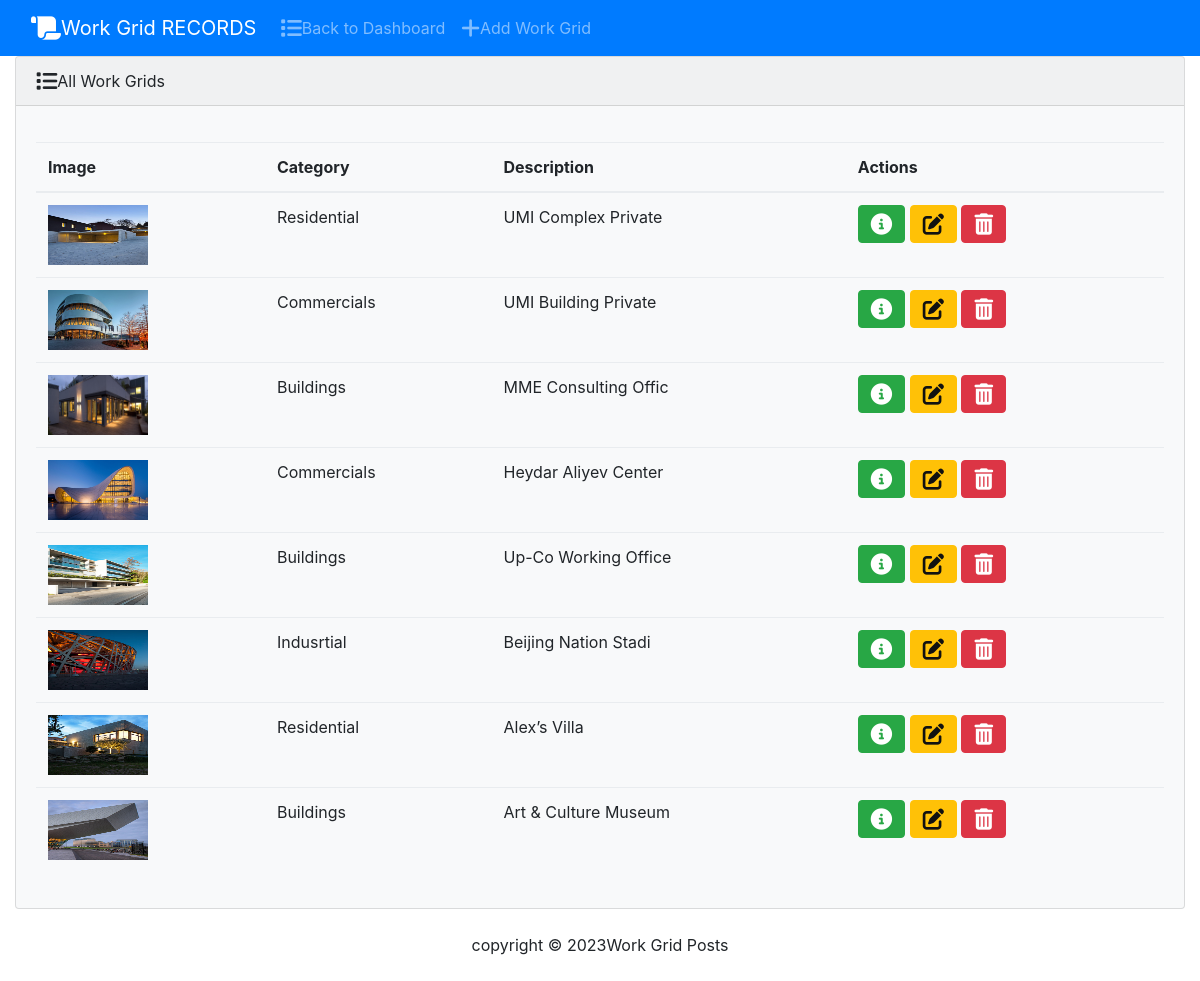
Screenshot of /workgrid_list with the database file from the repository.
### smproject/models.py (models this page shows, shortened)
class Workgrid(models.Model):
    ngrid_image = models.ImageField(null=True, blank=True, upload_to="images/")
    category = models.CharField(max_length=20, default='uncategorized')
    ngrid_description = models.CharField(max_length=20, null=True, blank=True)

### smproject/views.py (the view)
# urls.py: path('workgrid_list', WorkgridListView.as_view(), name='workgrid_list'),
class WorkgridListView(ListView):
    context_object_name = 'workgrids'
    model = models.Workgrid
    template_name = 'workgrid_list.html'

### smproject/templates/workgrid_list.html (shortened to what this page needs)
{% load static %}
<!DOCTYPE html>
<html>
<head>
  <link rel="stylesheet" href="https://cdnjs.cloudflare.com/ajax/libs/font-awesome/6.2.0/css/all.min.css" />
  <link rel="stylesheet" type="text/css" href="{% static 'css/font-awesome.min.css' %}">
  <link rel="stylesheet" type="text/css" href="{% static 'css/fontawesome-6.2/font-awesome.min.css' %}">
  <link href="{% static 'css/bootstrap.min.css' %}" rel="stylesheet">
<body class="d-flex flex-column min-vh-100">
   <nav class="navbar navbar-expand-lg navbar-dark bg-primary">
    <div class="container-fluid">
      <a class="navbar-brand" href="{% url 'workgrid_list' %}"><i class="fa-solid fa-scroll fa-lg"></i>Work Grid RECORDS</a>
      <div class="collapse navbar-collapse" id="navbarColor01">
        <ul class="navbar-nav me-auto">
          <li class="nav-item">
            <a class="nav-link" href="{% url 'dashboard' %}"><i class="fa-solid fa-list fa-lg"></i>Back to Dashboard</a>
          </li>
          <li class="nav-item">
            <a class="nav-link" href="{% url 'create_workgrid' %}"><i class="fa-solid fa-plus fa-lg"></i>Add Work Grid</a>
          </li>
        </ul>
      </div>
    </div>
  </nav>
        <div class="container-fluid">
            {% block body %}
            <div class="row">
              <div class="col-12">
                {% if workgrids %}
                <div class="card bg-light ms-4 me-4 mb-4">
                  <div class="card-header"><i class="fa-solid fa-list fa-lg"></i>All Work Grids</div>
                  <div class="card-body">
                    <p class="card-text">
                      <div class="table-responsive">
                        <table class="table table-hover">
                          <thead>
                            <tr>
                              <th scope="col">Image</th>
                              <th scope="col">Category</th>
                              <th scope="col">Description</th>
                              <th scope="col">Actions</th>
                            </tr>
                          </thead>
                          <tbody>
                            <tr>
                             {% for workgrid in workgrids %}
                             <tr>
                              <td><img src="{{ workgrid.ngrid_image.url }}" width="100" height="60" alt=""></td>
                              <td>{{workgrid.category}}</td>
                              <td>{{workgrid.ngrid_description}}</td>
                              <td>
                                <a class="btn btn-success me-1" href="{% url 'workgrid_details' workgrid.pk %}">
                                  <i class="fa-solid fa-circle-info fa-lg"></i>
                                </a>
                                  <a class="btn btn-warning me-1" href="{% url 'update_workgrid' workgrid.pk %}"><i class="fa-solid fa-pen-to-square fa-lg"></i></a>
                                <button type="button" class="btn btn-danger" data-bs-toggle="modal" data-bs-target="#delete{{workgrid.pk}}"><i class="fa-solid fa-trash-can fa-lg"></i></button>
                              </td>
                             {% endfor %}
                            </tr>
                          </tbody>
                        </table>
                      </div>
                    </p>
                  </div>
                </div>
                {% else %}
                <h5 class="alert alert-primary ms-4 me-4">No Records</h5>
                {% endif %}
              </div>
            </div>
            {% endblock %}
        </div>
        <footer class="mt-auto mb-4">
          <div class="text-center">
            <span>
              copyright &copy; <script>document.write(new Date().getFullYear())</script>Work Grid Posts
            </span>
          </div>
        </footer>
</body>
</head>
</html>

### rows the page displays
Workgrid: ngrid_image (picture), category "Residential", ngrid_description "UMI Complex Private"
Workgrid: ngrid_image (picture), category "Commercials", ngrid_description "UMI Building Private"
Workgrid: ngrid_image (picture), category "Buildings", ngrid_description "MME Consulting Offic"
Workgrid: ngrid_image (picture), category "Commercials", ngrid_description "Heydar Aliyev Center"
Workgrid: ngrid_image (picture), category "Buildings", ngrid_description "Up-Co Working Office"
Workgrid: ngrid_image (picture), category "Indusrtial", ngrid_description "Beijing Nation Stadi"
Workgrid: ngrid_image (picture), category "Residential", ngrid_description "Alex’s Villa"
Workgrid: ngrid_image (picture), category "Buildings", ngrid_description "Art & Culture Museum"
